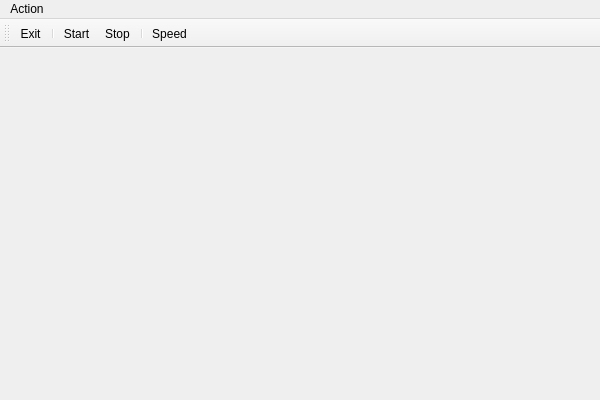
<?xml version="1.0" encoding="UTF-8"?>
<ui version="4.0">
 <class>MotorTestClass</class>
 <widget class="QMainWindow" name="MotorTestClass">
  <property name="geometry">
   <rect>
    <x>0</x>
    <y>0</y>
    <width>600</width>
    <height>400</height>
   </rect>
  </property>
  <property name="windowTitle">
   <string>MotorTest</string>
  </property>
  <widget class="QWidget" name="centralWidget"/>
  <widget class="QMenuBar" name="menuBar">
   <property name="geometry">
    <rect>
     <x>0</x>
     <y>0</y>
     <width>600</width>
     <height>21</height>
    </rect>
   </property>
   <widget class="QMenu" name="menuAction">
    <property name="title">
     <string>Action</string>
    </property>
    <addaction name="actionStart"/>
    <addaction name="actionStop"/>
    <addaction name="separator"/>
    <addaction name="actionSpeed"/>
    <addaction name="separator"/>
    <addaction name="actionExit"/>
   </widget>
   <addaction name="menuAction"/>
  </widget>
  <widget class="QToolBar" name="mainToolBar">
   <attribute name="toolBarArea">
    <enum>TopToolBarArea</enum>
   </attribute>
   <attribute name="toolBarBreak">
    <bool>false</bool>
   </attribute>
   <addaction name="actionExit"/>
   <addaction name="separator"/>
   <addaction name="actionStart"/>
   <addaction name="actionStop"/>
   <addaction name="separator"/>
   <addaction name="actionSpeed"/>
  </widget>
  <action name="actionStart">
   <property name="text">
    <string>Start</string>
   </property>
  </action>
  <action name="actionStop">
   <property name="text">
    <string>Stop</string>
   </property>
  </action>
  <action name="actionExit">
   <property name="text">
    <string>Exit</string>
   </property>
  </action>
  <action name="actionSpeed">
   <property name="text">
    <string>Speed ...</string>
   </property>
  </action>
 </widget>
 <layoutdefault spacing="6" margin="11"/>
 <resources>
  <include location="motortest.qrc"/>
 </resources>
 <connections/>
</ui>
